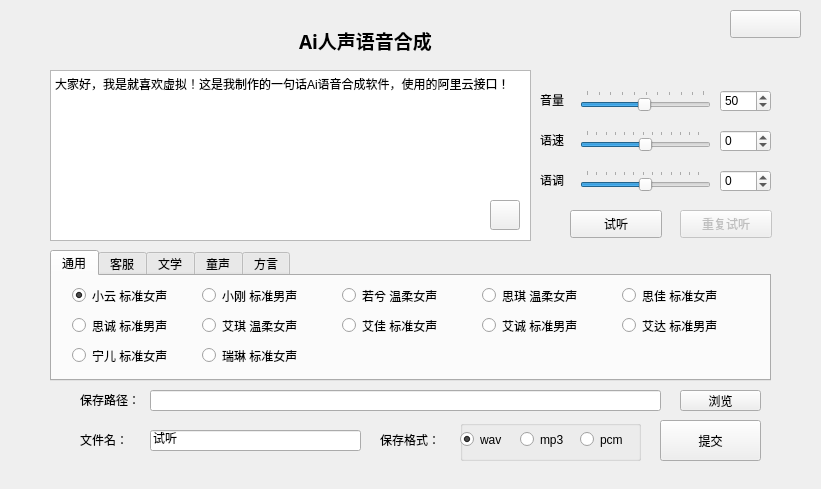
<?xml version="1.0" encoding="UTF-8"?>
<ui version="4.0">
 <class>Form</class>
 <widget class="QWidget" name="Form">
  <property name="geometry">
   <rect>
    <x>0</x>
    <y>0</y>
    <width>821</width>
    <height>489</height>
   </rect>
  </property>
  <property name="windowTitle">
   <string>Ai人声语音合成</string>
  </property>
  <property name="windowIcon">
   <iconset resource="ico/yytubiao.qrc">
    <normaloff>:/newPrefix/yylogo.png</normaloff>:/newPrefix/yylogo.png</iconset>
  </property>
  <property name="toolTip">
   <string/>
  </property>
  <widget class="QPlainTextEdit" name="plainTextEdit">
   <property name="geometry">
    <rect>
     <x>50</x>
     <y>70</y>
     <width>481</width>
     <height>171</height>
    </rect>
   </property>
   <property name="plainText">
    <string>大家好，我是就喜欢虚拟！这是我制作的一句话Ai语音合成软件，使用的阿里云接口！</string>
   </property>
   <property name="placeholderText">
    <string/>
   </property>
  </widget>
  <widget class="QLabel" name="label">
   <property name="geometry">
    <rect>
     <x>270</x>
     <y>20</y>
     <width>191</width>
     <height>41</height>
    </rect>
   </property>
   <property name="font">
    <font>
     <family>微软雅黑</family>
     <weight>75</weight>
     <bold>true</bold>
    </font>
   </property>
   <property name="text">
    <string>&lt;html&gt;&lt;head/&gt;&lt;body&gt;&lt;p align=&quot;center&quot;&gt;&lt;span style=&quot; font-size:14pt; font-weight:600;&quot;&gt;Ai人声语音合成&lt;/span&gt;&lt;/p&gt;&lt;/body&gt;&lt;/html&gt;</string>
   </property>
  </widget>
  <widget class="QPushButton" name="AuditionBut">
   <property name="geometry">
    <rect>
     <x>570</x>
     <y>210</y>
     <width>92</width>
     <height>28</height>
    </rect>
   </property>
   <property name="toolTip">
    <string>更改配置或更改文本，请重新获取试听！</string>
   </property>
   <property name="text">
    <string>试听</string>
   </property>
  </widget>
  <widget class="QPushButton" name="SubmitBut">
   <property name="geometry">
    <rect>
     <x>660</x>
     <y>420</y>
     <width>101</width>
     <height>41</height>
    </rect>
   </property>
   <property name="text">
    <string>提交</string>
   </property>
  </widget>
  <widget class="QLabel" name="label_2">
   <property name="geometry">
    <rect>
     <x>80</x>
     <y>390</y>
     <width>72</width>
     <height>20</height>
    </rect>
   </property>
   <property name="text">
    <string>保存路径：</string>
   </property>
  </widget>
  <widget class="QLineEdit" name="lineEditPath">
   <property name="geometry">
    <rect>
     <x>150</x>
     <y>390</y>
     <width>511</width>
     <height>21</height>
    </rect>
   </property>
   <property name="frame">
    <bool>true</bool>
   </property>
  </widget>
  <widget class="QPushButton" name="browseBut">
   <property name="geometry">
    <rect>
     <x>680</x>
     <y>390</y>
     <width>81</width>
     <height>21</height>
    </rect>
   </property>
   <property name="text">
    <string>浏览</string>
   </property>
  </widget>
  <widget class="QTabWidget" name="tabWidget">
   <property name="geometry">
    <rect>
     <x>50</x>
     <y>250</y>
     <width>721</width>
     <height>131</height>
    </rect>
   </property>
   <property name="currentIndex">
    <number>0</number>
   </property>
   <widget class="QWidget" name="tab_ty">
    <attribute name="title">
     <string>通用</string>
    </attribute>
    <widget class="QRadioButton" name="radioButton_Xiaoyun">
     <property name="geometry">
      <rect>
       <x>20</x>
       <y>10</y>
       <width>121</width>
       <height>19</height>
      </rect>
     </property>
     <property name="text">
      <string>小云 标准女声</string>
     </property>
     <property name="checked">
      <bool>true</bool>
     </property>
    </widget>
    <widget class="QRadioButton" name="radioButton_Xiaogang">
     <property name="enabled">
      <bool>true</bool>
     </property>
     <property name="geometry">
      <rect>
       <x>150</x>
       <y>10</y>
       <width>131</width>
       <height>19</height>
      </rect>
     </property>
     <property name="text">
      <string>小刚 标准男声</string>
     </property>
     <property name="checkable">
      <bool>true</bool>
     </property>
     <property name="checked">
      <bool>false</bool>
     </property>
    </widget>
    <widget class="QRadioButton" name="radioButton_Ruoxi">
     <property name="enabled">
      <bool>true</bool>
     </property>
     <property name="geometry">
      <rect>
       <x>290</x>
       <y>10</y>
       <width>131</width>
       <height>19</height>
      </rect>
     </property>
     <property name="text">
      <string>若兮 温柔女声</string>
     </property>
     <property name="checkable">
      <bool>true</bool>
     </property>
     <property name="checked">
      <bool>false</bool>
     </property>
    </widget>
    <widget class="QRadioButton" name="radioButton_Siqi">
     <property name="enabled">
      <bool>true</bool>
     </property>
     <property name="geometry">
      <rect>
       <x>430</x>
       <y>10</y>
       <width>121</width>
       <height>19</height>
      </rect>
     </property>
     <property name="text">
      <string>思琪 温柔女声</string>
     </property>
     <property name="checkable">
      <bool>true</bool>
     </property>
     <property name="checked">
      <bool>false</bool>
     </property>
    </widget>
    <widget class="QRadioButton" name="radioButton_Sijia">
     <property name="enabled">
      <bool>true</bool>
     </property>
     <property name="geometry">
      <rect>
       <x>570</x>
       <y>10</y>
       <width>121</width>
       <height>19</height>
      </rect>
     </property>
     <property name="text">
      <string>思佳 标准女声</string>
     </property>
     <property name="checkable">
      <bool>true</bool>
     </property>
     <property name="checked">
      <bool>false</bool>
     </property>
    </widget>
    <widget class="QRadioButton" name="radioButton_Aida">
     <property name="enabled">
      <bool>true</bool>
     </property>
     <property name="geometry">
      <rect>
       <x>570</x>
       <y>40</y>
       <width>121</width>
       <height>19</height>
      </rect>
     </property>
     <property name="text">
      <string>艾达 标准男声</string>
     </property>
     <property name="checkable">
      <bool>true</bool>
     </property>
     <property name="checked">
      <bool>false</bool>
     </property>
    </widget>
    <widget class="QRadioButton" name="radioButton_Aijia">
     <property name="enabled">
      <bool>true</bool>
     </property>
     <property name="geometry">
      <rect>
       <x>290</x>
       <y>40</y>
       <width>131</width>
       <height>19</height>
      </rect>
     </property>
     <property name="text">
      <string>艾佳 标准女声</string>
     </property>
     <property name="checkable">
      <bool>true</bool>
     </property>
     <property name="checked">
      <bool>false</bool>
     </property>
    </widget>
    <widget class="QRadioButton" name="radioButton_Aicheng">
     <property name="enabled">
      <bool>true</bool>
     </property>
     <property name="geometry">
      <rect>
       <x>430</x>
       <y>40</y>
       <width>121</width>
       <height>19</height>
      </rect>
     </property>
     <property name="text">
      <string>艾诚 标准男声</string>
     </property>
     <property name="checkable">
      <bool>true</bool>
     </property>
     <property name="checked">
      <bool>false</bool>
     </property>
    </widget>
    <widget class="QRadioButton" name="radioButton_Sicheng">
     <property name="geometry">
      <rect>
       <x>20</x>
       <y>40</y>
       <width>121</width>
       <height>19</height>
      </rect>
     </property>
     <property name="text">
      <string>思诚 标准男声</string>
     </property>
     <property name="checked">
      <bool>false</bool>
     </property>
    </widget>
    <widget class="QRadioButton" name="radioButton_Aiqi">
     <property name="enabled">
      <bool>true</bool>
     </property>
     <property name="geometry">
      <rect>
       <x>150</x>
       <y>40</y>
       <width>131</width>
       <height>19</height>
      </rect>
     </property>
     <property name="text">
      <string>艾琪 温柔女声</string>
     </property>
     <property name="checkable">
      <bool>true</bool>
     </property>
     <property name="checked">
      <bool>false</bool>
     </property>
    </widget>
    <widget class="QRadioButton" name="radioButton_Ninger">
     <property name="geometry">
      <rect>
       <x>20</x>
       <y>70</y>
       <width>121</width>
       <height>19</height>
      </rect>
     </property>
     <property name="text">
      <string>宁儿 标准女声</string>
     </property>
     <property name="checked">
      <bool>false</bool>
     </property>
    </widget>
    <widget class="QRadioButton" name="radioButton_Ruilin">
     <property name="enabled">
      <bool>true</bool>
     </property>
     <property name="geometry">
      <rect>
       <x>150</x>
       <y>70</y>
       <width>131</width>
       <height>19</height>
      </rect>
     </property>
     <property name="text">
      <string>瑞琳 标准女声</string>
     </property>
     <property name="checkable">
      <bool>true</bool>
     </property>
     <property name="checked">
      <bool>false</bool>
     </property>
    </widget>
   </widget>
   <widget class="QWidget" name="tab_kf">
    <attribute name="title">
     <string>客服</string>
    </attribute>
    <widget class="QRadioButton" name="radioButton_Xiaomei">
     <property name="enabled">
      <bool>true</bool>
     </property>
     <property name="geometry">
      <rect>
       <x>290</x>
       <y>40</y>
       <width>131</width>
       <height>19</height>
      </rect>
     </property>
     <property name="text">
      <string>小美 甜美女声</string>
     </property>
     <property name="checkable">
      <bool>true</bool>
     </property>
     <property name="checked">
      <bool>false</bool>
     </property>
    </widget>
    <widget class="QRadioButton" name="radioButton_Aijing">
     <property name="enabled">
      <bool>true</bool>
     </property>
     <property name="geometry">
      <rect>
       <x>150</x>
       <y>40</y>
       <width>131</width>
       <height>19</height>
      </rect>
     </property>
     <property name="text">
      <string>艾婧 严厉女声</string>
     </property>
     <property name="checkable">
      <bool>true</bool>
     </property>
     <property name="checked">
      <bool>false</bool>
     </property>
    </widget>
    <widget class="QRadioButton" name="radioButton_Aiyu">
     <property name="enabled">
      <bool>true</bool>
     </property>
     <property name="geometry">
      <rect>
       <x>570</x>
       <y>10</y>
       <width>121</width>
       <height>19</height>
      </rect>
     </property>
     <property name="text">
      <string>艾雨 自然女声</string>
     </property>
     <property name="checkable">
      <bool>true</bool>
     </property>
     <property name="checked">
      <bool>false</bool>
     </property>
    </widget>
    <widget class="QRadioButton" name="radioButton_Aixia">
     <property name="enabled">
      <bool>true</bool>
     </property>
     <property name="geometry">
      <rect>
       <x>290</x>
       <y>10</y>
       <width>131</width>
       <height>19</height>
      </rect>
     </property>
     <property name="text">
      <string>艾夏 亲和女声</string>
     </property>
     <property name="checkable">
      <bool>true</bool>
     </property>
     <property name="checked">
      <bool>false</bool>
     </property>
    </widget>
    <widget class="QRadioButton" name="radioButton_Aiyue">
     <property name="geometry">
      <rect>
       <x>20</x>
       <y>40</y>
       <width>121</width>
       <height>19</height>
      </rect>
     </property>
     <property name="text">
      <string>艾悦 温柔女声</string>
     </property>
     <property name="checked">
      <bool>false</bool>
     </property>
    </widget>
    <widget class="QRadioButton" name="radioButton_Aina">
     <property name="enabled">
      <bool>true</bool>
     </property>
     <property name="geometry">
      <rect>
       <x>570</x>
       <y>40</y>
       <width>121</width>
       <height>19</height>
      </rect>
     </property>
     <property name="text">
      <string>伊娜 浙普女声</string>
     </property>
     <property name="checkable">
      <bool>true</bool>
     </property>
     <property name="checked">
      <bool>false</bool>
     </property>
    </widget>
    <widget class="QRadioButton" name="radioButton_Sijing">
     <property name="geometry">
      <rect>
       <x>20</x>
       <y>70</y>
       <width>121</width>
       <height>19</height>
      </rect>
     </property>
     <property name="text">
      <string>思婧 严厉女声</string>
     </property>
     <property name="checked">
      <bool>false</bool>
     </property>
    </widget>
    <widget class="QRadioButton" name="radioButton_Aimei">
     <property name="enabled">
      <bool>true</bool>
     </property>
     <property name="geometry">
      <rect>
       <x>430</x>
       <y>10</y>
       <width>121</width>
       <height>19</height>
      </rect>
     </property>
     <property name="text">
      <string>艾美 甜美女声</string>
     </property>
     <property name="checkable">
      <bool>true</bool>
     </property>
     <property name="checked">
      <bool>false</bool>
     </property>
    </widget>
    <widget class="QRadioButton" name="radioButton_22">
     <property name="enabled">
      <bool>true</bool>
     </property>
     <property name="geometry">
      <rect>
       <x>430</x>
       <y>40</y>
       <width>121</width>
       <height>19</height>
      </rect>
     </property>
     <property name="text">
      <string>艾娜 浙普女声</string>
     </property>
     <property name="checkable">
      <bool>true</bool>
     </property>
     <property name="checked">
      <bool>false</bool>
     </property>
    </widget>
    <widget class="QRadioButton" name="radioButton_Siyue">
     <property name="geometry">
      <rect>
       <x>20</x>
       <y>10</y>
       <width>121</width>
       <height>19</height>
      </rect>
     </property>
     <property name="text">
      <string>思悦 温柔女声</string>
     </property>
     <property name="checked">
      <bool>false</bool>
     </property>
    </widget>
    <widget class="QRadioButton" name="radioButton_Aiya">
     <property name="enabled">
      <bool>true</bool>
     </property>
     <property name="geometry">
      <rect>
       <x>150</x>
       <y>10</y>
       <width>131</width>
       <height>19</height>
      </rect>
     </property>
     <property name="text">
      <string>艾雅 严厉女声</string>
     </property>
     <property name="checkable">
      <bool>true</bool>
     </property>
     <property name="checked">
      <bool>false</bool>
     </property>
    </widget>
   </widget>
   <widget class="QWidget" name="tab_wx">
    <attribute name="title">
     <string>文学</string>
    </attribute>
    <widget class="QRadioButton" name="radioButton_Aide">
     <property name="enabled">
      <bool>true</bool>
     </property>
     <property name="geometry">
      <rect>
       <x>290</x>
       <y>40</y>
       <width>131</width>
       <height>19</height>
      </rect>
     </property>
     <property name="text">
      <string>艾德 新闻男声</string>
     </property>
     <property name="checkable">
      <bool>true</bool>
     </property>
     <property name="checked">
      <bool>false</bool>
     </property>
    </widget>
    <widget class="QRadioButton" name="radioButton_Aixiao">
     <property name="enabled">
      <bool>true</bool>
     </property>
     <property name="geometry">
      <rect>
       <x>150</x>
       <y>70</y>
       <width>131</width>
       <height>19</height>
      </rect>
     </property>
     <property name="text">
      <string>艾笑 资讯女声</string>
     </property>
     <property name="checkable">
      <bool>true</bool>
     </property>
     <property name="checked">
      <bool>false</bool>
     </property>
    </widget>
    <widget class="QRadioButton" name="radioButton_Aifan">
     <property name="enabled">
      <bool>true</bool>
     </property>
     <property name="geometry">
      <rect>
       <x>150</x>
       <y>40</y>
       <width>131</width>
       <height>19</height>
      </rect>
     </property>
     <property name="text">
      <string>艾凡 情感女声</string>
     </property>
     <property name="checkable">
      <bool>true</bool>
     </property>
     <property name="checked">
      <bool>false</bool>
     </property>
    </widget>
    <widget class="QRadioButton" name="radioButton_Aiye">
     <property name="enabled">
      <bool>true</bool>
     </property>
     <property name="geometry">
      <rect>
       <x>570</x>
       <y>10</y>
       <width>121</width>
       <height>19</height>
      </rect>
     </property>
     <property name="text">
      <string>艾晔 青年男声</string>
     </property>
     <property name="checkable">
      <bool>true</bool>
     </property>
     <property name="checked">
      <bool>false</bool>
     </property>
    </widget>
    <widget class="QRadioButton" name="radioButton_Aixiang">
     <property name="enabled">
      <bool>true</bool>
     </property>
     <property name="geometry">
      <rect>
       <x>290</x>
       <y>10</y>
       <width>131</width>
       <height>19</height>
      </rect>
     </property>
     <property name="text">
      <string>艾祥 磁性男声</string>
     </property>
     <property name="checkable">
      <bool>true</bool>
     </property>
     <property name="checked">
      <bool>false</bool>
     </property>
    </widget>
    <widget class="QRadioButton" name="radioButton_Aiting">
     <property name="geometry">
      <rect>
       <x>20</x>
       <y>40</y>
       <width>121</width>
       <height>19</height>
      </rect>
     </property>
     <property name="text">
      <string>艾婷 电台女声</string>
     </property>
     <property name="checked">
      <bool>false</bool>
     </property>
    </widget>
    <widget class="QRadioButton" name="radioButton_Aihao">
     <property name="enabled">
      <bool>true</bool>
     </property>
     <property name="geometry">
      <rect>
       <x>570</x>
       <y>40</y>
       <width>121</width>
       <height>19</height>
      </rect>
     </property>
     <property name="text">
      <string>艾浩 资讯男声</string>
     </property>
     <property name="checkable">
      <bool>true</bool>
     </property>
     <property name="checked">
      <bool>false</bool>
     </property>
    </widget>
    <widget class="QRadioButton" name="radioButton_Aiming">
     <property name="geometry">
      <rect>
       <x>20</x>
       <y>70</y>
       <width>121</width>
       <height>19</height>
      </rect>
     </property>
     <property name="text">
      <string>艾茗 诙谐男声</string>
     </property>
     <property name="checked">
      <bool>false</bool>
     </property>
    </widget>
    <widget class="QRadioButton" name="radioButton_Aimo_2">
     <property name="enabled">
      <bool>true</bool>
     </property>
     <property name="geometry">
      <rect>
       <x>430</x>
       <y>10</y>
       <width>121</width>
       <height>19</height>
      </rect>
     </property>
     <property name="text">
      <string>艾墨 情感男声</string>
     </property>
     <property name="checkable">
      <bool>true</bool>
     </property>
     <property name="checked">
      <bool>false</bool>
     </property>
    </widget>
    <widget class="QRadioButton" name="radioButton_Ainan">
     <property name="enabled">
      <bool>true</bool>
     </property>
     <property name="geometry">
      <rect>
       <x>430</x>
       <y>40</y>
       <width>121</width>
       <height>19</height>
      </rect>
     </property>
     <property name="text">
      <string>艾楠 广告男声</string>
     </property>
     <property name="checkable">
      <bool>true</bool>
     </property>
     <property name="checked">
      <bool>false</bool>
     </property>
    </widget>
    <widget class="QRadioButton" name="radioButton_Aiyuan">
     <property name="geometry">
      <rect>
       <x>20</x>
       <y>10</y>
       <width>121</width>
       <height>19</height>
      </rect>
     </property>
     <property name="text">
      <string>艾媛 知心姐姐</string>
     </property>
     <property name="checkable">
      <bool>true</bool>
     </property>
     <property name="checked">
      <bool>false</bool>
     </property>
    </widget>
    <widget class="QRadioButton" name="radioButton_Aiying">
     <property name="enabled">
      <bool>true</bool>
     </property>
     <property name="geometry">
      <rect>
       <x>150</x>
       <y>10</y>
       <width>131</width>
       <height>19</height>
      </rect>
     </property>
     <property name="text">
      <string>艾颖 软萌童声</string>
     </property>
     <property name="checkable">
      <bool>true</bool>
     </property>
     <property name="checked">
      <bool>false</bool>
     </property>
    </widget>
   </widget>
   <widget class="QWidget" name="tab_ts">
    <attribute name="title">
     <string>童声</string>
    </attribute>
    <widget class="QRadioButton" name="radioButton_Aibao">
     <property name="enabled">
      <bool>true</bool>
     </property>
     <property name="geometry">
      <rect>
       <x>570</x>
       <y>10</y>
       <width>121</width>
       <height>19</height>
      </rect>
     </property>
     <property name="text">
      <string>艾宝 萝莉女声</string>
     </property>
     <property name="checkable">
      <bool>true</bool>
     </property>
     <property name="checked">
      <bool>false</bool>
     </property>
    </widget>
    <widget class="QRadioButton" name="radioButton_Aitong">
     <property name="enabled">
      <bool>true</bool>
     </property>
     <property name="geometry">
      <rect>
       <x>290</x>
       <y>10</y>
       <width>131</width>
       <height>19</height>
      </rect>
     </property>
     <property name="text">
      <string>艾彤 儿童音</string>
     </property>
     <property name="checkable">
      <bool>true</bool>
     </property>
     <property name="checked">
      <bool>false</bool>
     </property>
    </widget>
    <widget class="QRadioButton" name="radioButton_Aiwei">
     <property name="enabled">
      <bool>true</bool>
     </property>
     <property name="geometry">
      <rect>
       <x>430</x>
       <y>10</y>
       <width>121</width>
       <height>19</height>
      </rect>
     </property>
     <property name="text">
      <string>艾薇 萝莉女声</string>
     </property>
     <property name="checkable">
      <bool>true</bool>
     </property>
     <property name="checked">
      <bool>false</bool>
     </property>
    </widget>
    <widget class="QRadioButton" name="radioButton_Sitong">
     <property name="geometry">
      <rect>
       <x>20</x>
       <y>10</y>
       <width>121</width>
       <height>19</height>
      </rect>
     </property>
     <property name="text">
      <string>思彤 儿童音</string>
     </property>
     <property name="checkable">
      <bool>true</bool>
     </property>
     <property name="checked">
      <bool>false</bool>
     </property>
    </widget>
    <widget class="QRadioButton" name="radioButton_Xiaobei">
     <property name="enabled">
      <bool>true</bool>
     </property>
     <property name="geometry">
      <rect>
       <x>150</x>
       <y>10</y>
       <width>131</width>
       <height>19</height>
      </rect>
     </property>
     <property name="text">
      <string>小北 萝莉女声</string>
     </property>
     <property name="checkable">
      <bool>true</bool>
     </property>
     <property name="checked">
      <bool>false</bool>
     </property>
    </widget>
   </widget>
   <widget class="QWidget" name="tab_fy">
    <attribute name="title">
     <string>方言</string>
    </attribute>
    <widget class="QRadioButton" name="radioButton_Xiaoze">
     <property name="enabled">
      <bool>true</bool>
     </property>
     <property name="geometry">
      <rect>
       <x>20</x>
       <y>40</y>
       <width>191</width>
       <height>19</height>
      </rect>
     </property>
     <property name="text">
      <string>小泽 湖南重口音男声</string>
     </property>
     <property name="checkable">
      <bool>true</bool>
     </property>
     <property name="checked">
      <bool>false</bool>
     </property>
    </widget>
    <widget class="QRadioButton" name="radioButton_Qingqing">
     <property name="enabled">
      <bool>true</bool>
     </property>
     <property name="geometry">
      <rect>
       <x>310</x>
       <y>10</y>
       <width>131</width>
       <height>19</height>
      </rect>
     </property>
     <property name="text">
      <string>青青 台湾话女声</string>
     </property>
     <property name="checkable">
      <bool>true</bool>
     </property>
     <property name="checked">
      <bool>false</bool>
     </property>
    </widget>
    <widget class="QRadioButton" name="radioButton_Cuijie">
     <property name="enabled">
      <bool>true</bool>
     </property>
     <property name="geometry">
      <rect>
       <x>200</x>
       <y>40</y>
       <width>151</width>
       <height>19</height>
      </rect>
     </property>
     <property name="text">
      <string>翠姐 东北话女声</string>
     </property>
     <property name="checkable">
      <bool>true</bool>
     </property>
     <property name="checked">
      <bool>false</bool>
     </property>
    </widget>
    <widget class="QRadioButton" name="radioButton_Shanshan">
     <property name="geometry">
      <rect>
       <x>20</x>
       <y>10</y>
       <width>121</width>
       <height>19</height>
      </rect>
     </property>
     <property name="text">
      <string>姗姗 粤语女声</string>
     </property>
     <property name="checkable">
      <bool>true</bool>
     </property>
     <property name="checked">
      <bool>false</bool>
     </property>
    </widget>
    <widget class="QRadioButton" name="radioButton_Xiaoyue">
     <property name="enabled">
      <bool>true</bool>
     </property>
     <property name="geometry">
      <rect>
       <x>150</x>
       <y>10</y>
       <width>161</width>
       <height>19</height>
      </rect>
     </property>
     <property name="text">
      <string>小玥 四川话女声</string>
     </property>
     <property name="checkable">
      <bool>true</bool>
     </property>
     <property name="checked">
      <bool>false</bool>
     </property>
    </widget>
   </widget>
  </widget>
  <widget class="QSlider" name="horizontalSlider_YL">
   <property name="geometry">
    <rect>
     <x>580</x>
     <y>90</y>
     <width>131</width>
     <height>22</height>
    </rect>
   </property>
   <property name="minimum">
    <number>1</number>
   </property>
   <property name="maximum">
    <number>100</number>
   </property>
   <property name="value">
    <number>50</number>
   </property>
   <property name="orientation">
    <enum>Qt::Horizontal</enum>
   </property>
   <property name="tickPosition">
    <enum>QSlider::TicksAbove</enum>
   </property>
  </widget>
  <widget class="QLabel" name="label_3">
   <property name="geometry">
    <rect>
     <x>540</x>
     <y>90</y>
     <width>31</width>
     <height>20</height>
    </rect>
   </property>
   <property name="text">
    <string>音量</string>
   </property>
  </widget>
  <widget class="QLabel" name="label_4">
   <property name="geometry">
    <rect>
     <x>540</x>
     <y>130</y>
     <width>31</width>
     <height>20</height>
    </rect>
   </property>
   <property name="text">
    <string>语速</string>
   </property>
  </widget>
  <widget class="QSlider" name="horizontalSlider_YS">
   <property name="geometry">
    <rect>
     <x>580</x>
     <y>130</y>
     <width>131</width>
     <height>22</height>
    </rect>
   </property>
   <property name="minimum">
    <number>-500</number>
   </property>
   <property name="maximum">
    <number>500</number>
   </property>
   <property name="orientation">
    <enum>Qt::Horizontal</enum>
   </property>
   <property name="tickPosition">
    <enum>QSlider::TicksAbove</enum>
   </property>
   <property name="tickInterval">
    <number>80</number>
   </property>
  </widget>
  <widget class="QLabel" name="label_5">
   <property name="geometry">
    <rect>
     <x>540</x>
     <y>170</y>
     <width>31</width>
     <height>20</height>
    </rect>
   </property>
   <property name="text">
    <string>语调</string>
   </property>
  </widget>
  <widget class="QSlider" name="horizontalSlider_YD">
   <property name="geometry">
    <rect>
     <x>580</x>
     <y>170</y>
     <width>131</width>
     <height>22</height>
    </rect>
   </property>
   <property name="minimum">
    <number>-500</number>
   </property>
   <property name="maximum">
    <number>500</number>
   </property>
   <property name="orientation">
    <enum>Qt::Horizontal</enum>
   </property>
   <property name="tickPosition">
    <enum>QSlider::TicksAbove</enum>
   </property>
   <property name="tickInterval">
    <number>80</number>
   </property>
  </widget>
  <widget class="QSpinBox" name="spinBox_YS">
   <property name="geometry">
    <rect>
     <x>720</x>
     <y>130</y>
     <width>51</width>
     <height>22</height>
    </rect>
   </property>
   <property name="minimum">
    <number>-500</number>
   </property>
   <property name="maximum">
    <number>500</number>
   </property>
  </widget>
  <widget class="QSpinBox" name="spinBox_YD">
   <property name="geometry">
    <rect>
     <x>720</x>
     <y>170</y>
     <width>51</width>
     <height>22</height>
    </rect>
   </property>
   <property name="minimum">
    <number>-500</number>
   </property>
   <property name="maximum">
    <number>500</number>
   </property>
  </widget>
  <widget class="QToolButton" name="clearbut">
   <property name="geometry">
    <rect>
     <x>490</x>
     <y>200</y>
     <width>30</width>
     <height>30</height>
    </rect>
   </property>
   <property name="styleSheet">
    <string notr="true">border-image: url(:/newPrefix/清除.png);</string>
   </property>
   <property name="text">
    <string/>
   </property>
  </widget>
  <widget class="QLabel" name="label_6">
   <property name="geometry">
    <rect>
     <x>80</x>
     <y>430</y>
     <width>72</width>
     <height>20</height>
    </rect>
   </property>
   <property name="text">
    <string>文件名：</string>
   </property>
  </widget>
  <widget class="QLineEdit" name="lineEditPath_name">
   <property name="geometry">
    <rect>
     <x>150</x>
     <y>430</y>
     <width>211</width>
     <height>21</height>
    </rect>
   </property>
   <property name="text">
    <string>试听</string>
   </property>
  </widget>
  <widget class="QLabel" name="label_7">
   <property name="geometry">
    <rect>
     <x>380</x>
     <y>430</y>
     <width>72</width>
     <height>20</height>
    </rect>
   </property>
   <property name="text">
    <string>保存格式：</string>
   </property>
  </widget>
  <widget class="QGroupBox" name="groupBox">
   <property name="enabled">
    <bool>true</bool>
   </property>
   <property name="geometry">
    <rect>
     <x>460</x>
     <y>420</y>
     <width>181</width>
     <height>41</height>
    </rect>
   </property>
   <property name="autoFillBackground">
    <bool>false</bool>
   </property>
   <property name="title">
    <string/>
   </property>
   <property name="flat">
    <bool>false</bool>
   </property>
   <property name="checkable">
    <bool>false</bool>
   </property>
   <widget class="QRadioButton" name="radioButton_PCM">
    <property name="geometry">
     <rect>
      <x>120</x>
      <y>10</y>
      <width>61</width>
      <height>19</height>
     </rect>
    </property>
    <property name="text">
     <string>pcm</string>
    </property>
    <property name="checkable">
     <bool>true</bool>
    </property>
    <property name="checked">
     <bool>false</bool>
    </property>
   </widget>
   <widget class="QRadioButton" name="radioButton_MP3">
    <property name="geometry">
     <rect>
      <x>60</x>
      <y>10</y>
      <width>71</width>
      <height>19</height>
     </rect>
    </property>
    <property name="text">
     <string>mp3</string>
    </property>
    <property name="checked">
     <bool>false</bool>
    </property>
   </widget>
   <widget class="QRadioButton" name="radioButton_WAV">
    <property name="geometry">
     <rect>
      <x>0</x>
      <y>10</y>
      <width>71</width>
      <height>19</height>
     </rect>
    </property>
    <property name="text">
     <string>wav</string>
    </property>
    <property name="checked">
     <bool>true</bool>
    </property>
   </widget>
  </widget>
  <widget class="QSpinBox" name="spinBox_YL">
   <property name="geometry">
    <rect>
     <x>720</x>
     <y>90</y>
     <width>51</width>
     <height>22</height>
    </rect>
   </property>
   <property name="minimum">
    <number>1</number>
   </property>
   <property name="maximum">
    <number>100</number>
   </property>
   <property name="value">
    <number>50</number>
   </property>
  </widget>
  <widget class="QPushButton" name="AuditionBut_2">
   <property name="enabled">
    <bool>false</bool>
   </property>
   <property name="geometry">
    <rect>
     <x>680</x>
     <y>210</y>
     <width>92</width>
     <height>28</height>
    </rect>
   </property>
   <property name="toolTip">
    <string>重听上一次配置！</string>
   </property>
   <property name="text">
    <string>重复试听</string>
   </property>
  </widget>
  <widget class="QPushButton" name="aboutbut">
   <property name="enabled">
    <bool>true</bool>
   </property>
   <property name="geometry">
    <rect>
     <x>730</x>
     <y>10</y>
     <width>71</width>
     <height>28</height>
    </rect>
   </property>
   <property name="font">
    <font>
     <family>微软雅黑</family>
     <weight>75</weight>
     <bold>true</bold>
     <kerning>true</kerning>
    </font>
   </property>
   <property name="styleSheet">
    <string notr="true">border-image: url(:/newPrefix/black_about.png);</string>
   </property>
   <property name="text">
    <string/>
   </property>
   <property name="shortcut">
    <string/>
   </property>
   <property name="checkable">
    <bool>false</bool>
   </property>
   <property name="autoRepeat">
    <bool>false</bool>
   </property>
  </widget>
 </widget>
 <resources>
  <include location="ico/yytubiao.qrc"/>
 </resources>
 <connections/>
</ui>
